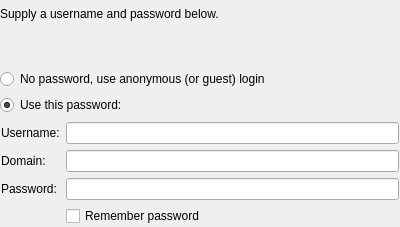
<?xml version="1.0" encoding="UTF-8"?>
<ui version="4.0">
 <class>KPasswordDialog</class>
 <widget class="QWidget" name="KPasswordDialog">
  <property name="geometry">
   <rect>
    <x>0</x>
    <y>0</y>
    <width>400</width>
    <height>227</height>
   </rect>
  </property>
  <layout class="QVBoxLayout">
   <property name="margin">
    <number>0</number>
   </property>
   <item>
    <layout class="QHBoxLayout" name="hboxLayout">
     <item>
      <widget class="QLabel" name="prompt">
       <property name="sizePolicy">
        <sizepolicy hsizetype="Preferred" vsizetype="Preferred">
         <horstretch>10</horstretch>
         <verstretch>0</verstretch>
        </sizepolicy>
       </property>
       <property name="text">
        <string>Supply a username and password below.</string>
       </property>
       <property name="textFormat">
        <enum>Qt::RichText</enum>
       </property>
       <property name="alignment">
        <set>Qt::AlignBottom|Qt::AlignLeading|Qt::AlignLeft</set>
       </property>
       <property name="wordWrap">
        <bool>true</bool>
       </property>
      </widget>
     </item>
    </layout>
   </item>
   <item>
    <spacer>
     <property name="orientation">
      <enum>Qt::Vertical</enum>
     </property>
     <property name="sizeType">
      <enum>QSizePolicy::Fixed</enum>
     </property>
     <property name="sizeHint" stdset="0">
      <size>
       <width>400</width>
       <height>16</height>
      </size>
     </property>
    </spacer>
   </item>
   <item>
    <widget class="KTitleWidget" name="errorMessage"/>
   </item>
   <item>
    <widget class="QRadioButton" name="anonymousRadioButton">
     <property name="text">
      <string>No password, use anonymous (or guest) login</string>
     </property>
    </widget>
   </item>
   <item>
    <widget class="QRadioButton" name="usePasswordButton">
     <property name="text">
      <string>Use this password:</string>
     </property>
     <property name="checked">
      <bool>true</bool>
     </property>
    </widget>
   </item>
   <item>
    <widget class="QWidget" name="credentialsGroup" native="true">
     <layout class="QFormLayout" name="formLayout">
      <property name="margin">
       <number>1</number>
      </property>
      <item row="1" column="0">
       <widget class="QLabel" name="userNameLabel">
        <property name="text">
         <string>Username:</string>
        </property>
       </widget>
      </item>
      <item row="1" column="1">
       <widget class="QLineEdit" name="userEdit"/>
      </item>
      <item row="3" column="0">
       <widget class="QLabel" name="domainLabel">
        <property name="text">
         <string>Domain:</string>
        </property>
       </widget>
      </item>
      <item row="3" column="1">
       <widget class="KLineEdit" name="domainEdit"/>
      </item>
      <item row="4" column="0">
       <widget class="QLabel" name="passwordLabel">
        <property name="text">
         <string>Password:</string>
        </property>
       </widget>
      </item>
      <item row="4" column="1">
       <widget class="KLineEdit" name="passEdit">
        <property name="passwordMode">
         <bool>true</bool>
        </property>
       </widget>
      </item>
      <item row="5" column="1">
       <widget class="QCheckBox" name="keepCheckBox">
        <property name="text">
         <string>Remember password</string>
        </property>
       </widget>
      </item>
     </layout>
    </widget>
   </item>
  </layout>
 </widget>
 <customwidgets>
  <customwidget>
   <class>KLineEdit</class>
   <extends>QLineEdit</extends>
   <header>klineedit.h</header>
  </customwidget>
  <customwidget>
   <class>KTitleWidget</class>
   <extends>QWidget</extends>
   <header>ktitlewidget.h</header>
  </customwidget>
 </customwidgets>
 <tabstops>
  <tabstop>anonymousRadioButton</tabstop>
  <tabstop>usePasswordButton</tabstop>
  <tabstop>userEdit</tabstop>
  <tabstop>domainEdit</tabstop>
  <tabstop>passEdit</tabstop>
  <tabstop>keepCheckBox</tabstop>
 </tabstops>
 <connections>
  <connection>
   <sender>usePasswordButton</sender>
   <signal>toggled(bool)</signal>
   <receiver>credentialsGroup</receiver>
   <slot>setEnabled(bool)</slot>
   <hints>
    <hint type="sourcelabel">
     <x>77</x>
     <y>92</y>
    </hint>
    <hint type="destinationlabel">
     <x>50</x>
     <y>216</y>
    </hint>
   </hints>
  </connection>
  <connection>
   <sender>usePasswordButton</sender>
   <signal>clicked()</signal>
   <receiver>credentialsGroup</receiver>
   <slot>setFocus()</slot>
   <hints>
    <hint type="sourcelabel">
     <x>84</x>
     <y>93</y>
    </hint>
    <hint type="destinationlabel">
     <x>29</x>
     <y>219</y>
    </hint>
   </hints>
  </connection>
 </connections>
</ui>
